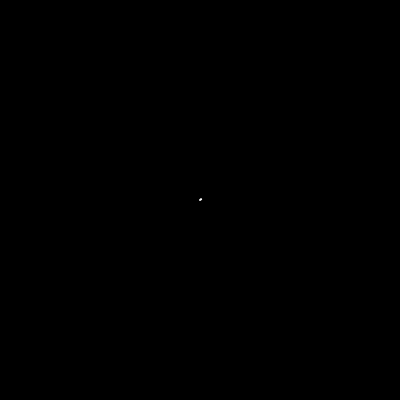
Frame 1 (no input)
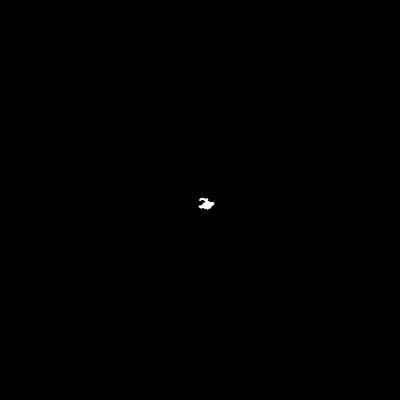
Frame 60 (no input)
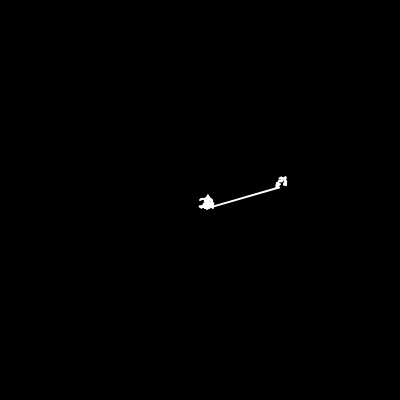
Frame 120 (the mouse pressed at the canvas centre since frame 60)

The p5.js sketch that drew these frames (run headless with seeded random() and noise() and a simulated clock; from frame 60 on, the mouse is pressed at the canvas centre):

// p5.js sketch
// ── sketch.js
let walker;

function setup() {
  createCanvas(400, 400);
  background(0); // only set background once, so previous points aren't overwritten and appear as a path
  walker = new Walker(width / 2, height / 2);
}

function draw() {
  walker.update();
  walker.draw();
}

// ── walker.js
class Walker {
  constructor(x, y) {
    this.pos = createVector(x, y);
    this.prev = this.pos.copy();
  }

  update() {
    this.prev.set(this.pos);
    let step = p5.Vector.random2D();
    
    // Levy flight
    let r = random(100);
    if (r < 1) {
      // make large jump 2% of time
      step.mult(random(25, 100));
    } else {
      // otherwise make small jumps
      step.mult(random(1, 3));
    }

    this.pos.add(step);
  }

  draw() {
    stroke(255);
    strokeWeight(2);
    line(this.prev.x, this.prev.y, this.pos.x, this.pos.y);
  }
}
